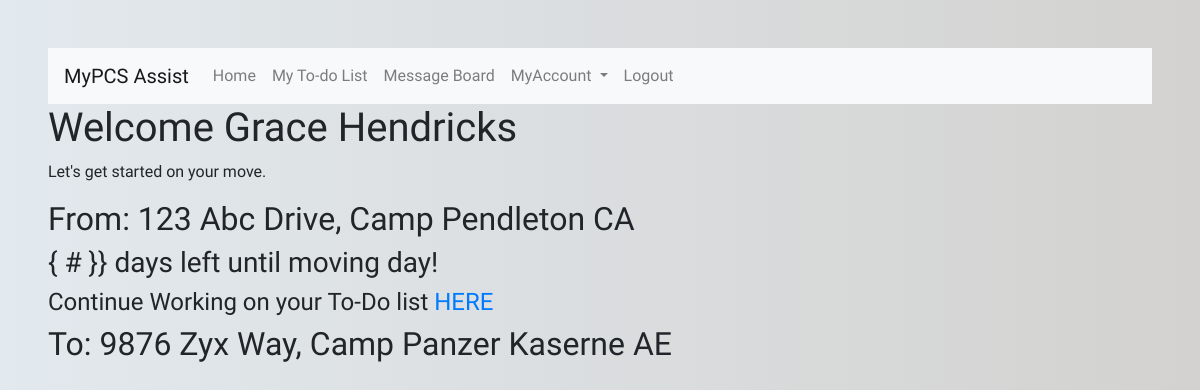
Screenshot of /home (signed in) with the database file from the repository.
### projectPCS_app/models.py (models this page shows)
class User(models.Model):
    firstname = models.CharField(max_length=255)
    lastname = models.CharField(max_length=255)
    email = models.EmailField(max_length=255)
    password = models.CharField(max_length=255)
    created_at = models.DateTimeField(auto_now_add=True)
    updated_at = models.DateTimeField(auto_now=True)
    objects = UserManager()

class Move_Info(models.Model):
    user_moving = models.OneToOneField(User, on_delete = models.CASCADE, primary_key=True)
    orig_address = models.CharField(max_length=255)
    orig_citybase = models.CharField(max_length=255)
    orig_state = models.CharField(max_length=255)
    dest_address = models.CharField(max_length=255)
    dest_citybase = models.CharField(max_length=255)
    dest_state = models.CharField(max_length=255)
    upload = models.FileField(upload_to=None, max_length=255, null=True)
    move_date = models.DateField()
    updated_at = models.DateTimeField(auto_now=True)

### projectPCS_app/views.py (the view)
# urls.py: path('home', views.homepage),
def homepage(request):
    if 'user_id' not in request.session:
        return redirect('/')
    context = {
        "this_user" : User.objects.get(id=request.session['user_id'])
    }
    return render(request, "home.html", context)

### projectPCS_app/templates/home.html (shortened to what this page needs)
<!DOCTYPE html>
<html lang="en">
<head>
    {% load static %}
    <link rel="stylesheet" href="https://stackpath.bootstrapcdn.com/bootstrap/4.3.1/css/bootstrap.min.css">
    <link href="/static/css/home.css" rel="stylesheet" type="text/css">
</head>
<body>
    <div id="wrapper">
        <nav class="navbar navbar-expand-lg navbar-light bg-light">
            <a class="navbar-brand" href="#">MyPCS Assist</a>
            <div class="collapse navbar-collapse" id="navbarNavDropdown">
                <ul class="navbar-nav">
                    <li class="nav-item">
                        <a class="nav-link" href="/home">Home</a>
                    </li>
                    <li class="nav-item">
                        <a class="nav-link" href="/toDo_list">My To-do List</a>
                    </li>
                    <li class="nav-item">
                        <a class="nav-link" href="/messages">Message Board</a>
                    </li>
                    <li class="nav-item dropdown">
                        <a class="nav-link dropdown-toggle" href="#" id="navbarDropdownMenuLink" role="button" data-toggle="dropdown" aria-haspopup="true" aria-expanded="false">
                        MyAccount
                        </a>
                    </li>
                    <li class="nav-item">
                        <a class="nav-link" href="/logout">Logout</a>
                    </li>
                </ul>
            </div>
        </nav>
        <div id="homeContent">
            <h1>Welcome {{request.session.firstname}} {{request.session.lastname}}</h1>
            <p>Let's get started on your move.</p>
            <h2>From: {{this_user.move_info.orig_address}}, {{this_user.move_info.orig_citybase}} {{this_user.move_info.orig_state}}</h2>
            <h3>{ # }} days left until moving day!</h3>
            <h4>Continue Working on your To-Do list <a href="/toDo_list">HERE</a></h4>
            <h2>To: {{this_user.move_info.dest_address}}, {{this_user.move_info.dest_citybase}} {{this_user.move_info.dest_state}}</h2>
        </div>
    </div>
</body>
</html>

### projectPCS_app/static/css/home.css (style rules this page uses)
* { box-sizing: border-box; margin: 0; padding: 0; font-family: Raleway, sans-serif; }
body { background: linear-gradient(90deg, hsl(205deg 25% 91%), hsl(40deg 3% 82%)); padding: 4%; }

### rows the page displays
User: session.firstname "Grace", session.lastname "Hendricks", move_info.orig_address "123 Abc Drive", move_info.orig_citybase "Camp Pendleton", move_info.orig_state "CA", move_info.dest_address "9876 Zyx Way", move_info.dest_citybase "Camp Panzer Kaserne", move_info.dest_state "AE"
